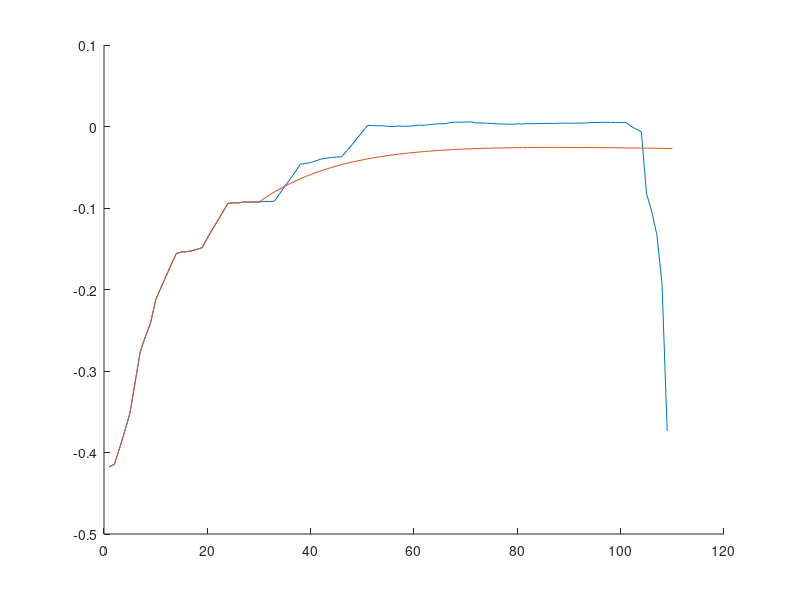

The MATLAB script that drew this image:
clc; clear all; close all;

%%  Parameters
ff = 0.999; % forgetting factor
tau = 1;
tp = 30;

%% Initialization
load('features_trig.mat') % IGBT Dataset 
EOL = 1.573; % End of Life
data = Mfeatures2(:,2) - EOL;
%data = movmean(data, 10);

idx = hankel(1:tau+1, tau+1:length(data))';
data = data(idx);
X = data(:, 1:end-1);
X = [sqrt((1:size(X,1))'/1000) X];
Y = data(:, end);

%%
[n, D] = size(X);

w = zeros(D,1);
P = eye(D)*1e5;

for i = 1:n
    xk = X(i,:)';
    yk = Y(i);
    
    % Estimation
    y(i) = xk'*w;
    
    a = yk - y(i);
    g = P*xk/(ff + xk'*P*xk);
    P = (1/ff)*P - g*xk'*(1/ff)*P;
    w = w + a*g;
    
    f = Y(1:i);
    if i >= tp
        for k = 1:80
            xk = [sqrt((i+k)/1000);f(end-tau+1:end)];
            f(end+1) = xk'*w;
        end

        hold on
        plot(Y);
        plot(f);
        hold off;
        break
    end
end